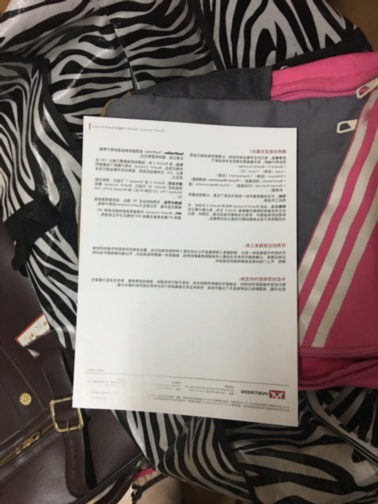
#> input picture data/001201.jpg, 378 x 504 px, given as the content of the folder g:/wrap/img2, which was not available
$ python main_all_photo.py   (older library calls are emulated)
#> lines starting #> are read from the running program, lines starting #| are printed output that depends on the picture; pictures that were not available may be replaced by others from this repository, and a replacement may not be noted
### corner_detection.py
import cv2
import numpy as np
import math
import time
import matplotlib.pyplot as plt
from utils import Conv2d
from lines_cross import *
from clear_grad_img import clear_grad_function
from find_out_line import find_final_points
from get_LSD_lines import get_LSD

'''
可调参数
@get_grad_img: grad阈值
'''
top_k = 8
low_thd = 100
up_thd = 200
theta_times = 2
rho_times = 2
corner_area = 20
vote_rate = 0.5
# [149 lines left out: functions filter2D, make_gauss_filter, get_grad_img4, get_grad_img1, get_grad_img2, not called in this run]

def get_grad_img3(gray_img):
    grad_img = cv2.GaussianBlur(gray_img, (7, 7), 0)
    #cv2.imshow("gaus",grad_img)


    grad_img = cv2.Canny(grad_img, low_thd, up_thd)
    return grad_img

def houghLines(grad_img):
    """
    从梯度图进行hough变换，检测直线
    :param grad_img: 梯度图
    :return: 检测出来的直线的极坐标表示
    """
    # --------------------------------------投票------------------------------------------
    rho_max = math.sqrt(grad_img.shape[0] * grad_img.shape[0] + grad_img.shape[1] * grad_img.shape[1])
    #rho_max = max(grad_img.shape)
    time1 = time.time()
    if theta_times != 0:
        m = 180*theta_times//2
    if rho_times != 0:
        n = int(max(grad_img.shape)*rho_times/2)
    #m, n = 180, int(rho_max)
    theta_range = np.linspace(0, np.pi, m)
    rho_range = np.linspace(-rho_max, rho_max, n)
    # 投票的表格
    vote_table = np.zeros(shape=(m, n))

    row_cor, col_cor = np.where(grad_img > 0)  # 挑出有选举权的点,假设有K个
    cor_mat = np.stack((row_cor, col_cor), axis=1)  # K*2
    K = cor_mat.shape[0]

    cos_theta = np.cos(theta_range)
    sin_theta = np.sin(theta_range)
    # 这是一个大坑，row实际对应的是y
    # theta_mat = np.stack((cos_theta, sin_theta), axis=0)  # 2*m
    theta_mat = np.stack((sin_theta, cos_theta), axis=0)  # 2*m

    y_mat = np.matmul(cor_mat, theta_mat)  # K*m

    rho_ind = (
            (y_mat - (-rho_max)) * (n - 1) / (rho_max - (-rho_max))
    ).astype(np.int32)  # K*m
    rho_ind = np.ravel(rho_ind, order='F')  # 在列方向stack

    theta_ind = np.arange(0, m)[:, np.newaxis]
    theta_ind = np.repeat(theta_ind, K)


    np.add.at(vote_table, (theta_ind, rho_ind), 1)  # 在vote_table中投票
    time2 = time.time()
    print("pre:{}".format(time2 - time1))
    # ----------------------------------过滤 1： 选出不同的直线-------------------------------
    # 取出top_k条不同的直线
    #top_k = top_k
    print("top_k=",top_k)
    top_vert = 0
    top_hori = 0
    # unravel_index: https://www.jianshu.com/p/a7e19847bd39 -> 将一维index转换到(m,n)维上
    argmax_ind = np.argsort(-vote_table.ravel(), )
    argmax_ind = np.unravel_index(argmax_ind, (m, n))
    argmax_ind = np.dstack(argmax_ind)
    time3 = time.time()
    print("top:{}".format(time3 - time2))
    argmax_ind = argmax_ind[0, :, :]
    valid_lines = np.zeros((top_k, 2))
    exist_num = 0

    #找主方向
    main_theta = 0
    for i in range(10):
        main_theta_ind,main_rho_ind = tuple(argmax_ind[i])
        temp_main_theta = theta_range[main_theta_ind]
        if temp_main_theta > 1.5:
            temp_main_theta2 = 3.141 - temp_main_theta
            if temp_main_theta2 < 0.3 or temp_main_theta2 > 1.2:
                main_theta = temp_main_theta
                break
        else:
            if temp_main_theta < 0.3 or temp_main_theta > 1.2:
                main_theta = temp_main_theta
                break

    # 在中心点的上下左右各设置一个数组，来保存合格的直线
    left_lines = []
    top_lines = []
    right_lines = []
    bottom_lines = []

    left_left_lines = []
    top_top_lines = []
    right_right_lines = []
    bottom_bottom_lines = []

    left_lines_offset = []
    top_lines_offset = []
    right_lines_offset = []
    bottom_lines_offset = []

    all_lines_stop = [1,1,1,1]
    left_num = 0
    top_num = 0
    right_num = 0
    bottom_num = 0
    time_ccc = time.time()
    for i in range(0, 500):
        row_ind, col_ind = tuple(argmax_ind[i])
        theta = theta_range[row_ind]
        rho = rho_range[col_ind]
        if theta==0 and rho==0:
            continue
        delta_theta = abs(theta-main_theta)
        if delta_theta>1.5:
            delta_theta = 3.141-delta_theta
        if delta_theta>0.25 and delta_theta<1.25:
            continue

        if is_new_line2(theta, rho, valid_lines, exist_num, grad_img.shape,
                       left_lines,top_lines,right_lines,bottom_lines, vote_table[row_ind,col_ind], all_lines_stop,
                        left_left_lines,top_top_lines,right_right_lines,bottom_bottom_lines,
                        left_lines_offset,top_lines_offset,right_lines_offset,bottom_lines_offset):
        # if is_new_line(theta, rho, valid_lines, exist_num, grad_img.shape,
        #                    left_lines, top_lines, right_lines, bottom_lines, vote_table[row_ind, col_ind],
        #                    all_lines_stop):
        #if True:
            # 遇到新的线了
            #水平的、竖直的每一种都至少取5个
            is_vert_line = np.abs(theta - 1.5) > 0.5
            if is_vert_line:
                if top_vert<(top_k//2):
                    valid_lines[exist_num][0] = theta
                    valid_lines[exist_num][1] = rho
                    top_vert += 1
                    exist_num += 1
            else :
                if top_hori<(top_k//2):
                    valid_lines[exist_num][0] = theta
                    valid_lines[exist_num][1] = rho
                    top_hori += 1
                    exist_num += 1
            if top_hori>=(top_k//2) and top_vert>=(top_k//2):
                break
            # [4 lines of commented-out code are left out]

    time_cccd = time.time()
    print("cccddd{}".format(time_cccd-time_ccc))
    return valid_lines,left_left_lines,top_top_lines,right_right_lines,bottom_bottom_lines

def out_boundary(p,shape):
    y,x = p
    h,w = shape
    if (0<x and x<w) and (0<y and y<h):
        return False
    else:
        return True

# [52 lines left out: functions out_boundary_too_far, is_too_small, get_area, not called in this run]


def detect_corners(gray_img, top_lines, grad_option, low_threshold, up_threshold, theta, rho, corner_area_len, gray_img_ori, vote_r):
    global top_k,low_thd,up_thd, theta_times, rho_times, corner_area, vote_rate
    top_k = top_lines
    low_thd = low_threshold
    up_thd = up_threshold
    theta_times = theta
    rho_times = rho
    corner_area = corner_area_len
    vote_rate = vote_r
    c="9"
    time1 = time.time()
    if grad_option==1:
        grad_img = get_grad_img1(gray_img)
    elif grad_option==2:
        grad_img = get_grad_img2(gray_img)
    else:
        grad_img = get_grad_img3(gray_img)

    # [8 lines of commented-out code are left out]
    time2 = time.time()
    print("get_grad_img:{}".format(time2 - time1))
    grad_img = clear_grad_function(grad_img,80)
    # [4 lines of commented-out code are left out]
    time3 = time.time()
    print("clear_grad_function:{}".format(time3 - time2))
    polar_lines,left_left_lines,top_top_lines,right_right_lines,bottom_bottom_lines = houghLines(grad_img)

    time4 = time.time()
    print("houghLines:{}".format(time4 - time3))
    # [43 lines of commented-out code are left out]

    time5 = time.time()
    print("drawlines:{}".format(time5 - time4))
    # -------------------------------计算交点----------------------------------
    # 1. 为了化简计算,把直线分成接近水平/垂直, 两种直线
    vert_ind = np.abs(polar_lines[:, 0] - 1.5) > 0.5
    vert_lines = polar_lines[vert_ind, :]  # 接近垂直的直线
    hori_lines = polar_lines[np.logical_not(vert_ind), :]  # 接近水平的直线

    # 排序: 为了能够组成正方形,先进行排序
    test = np.argsort(np.abs(vert_lines[:, 1]))
    vert_lines = vert_lines[test, :]

    test = np.argsort(np.abs(hori_lines[:, 1]))
    hori_lines = hori_lines[test, :]

    #将候选直线进行排列组合，两个一组
    vert_lines_actual = []
    hori_lines_actual = []
    for i in range(vert_lines.shape[0]):
        if not(vert_lines[i,0] == 0 and vert_lines[i,1] == 0):
            vert_lines_actual.append(vert_lines[i])
    for j in range(hori_lines.shape[0]):
        if not(hori_lines[j,0] == 0 and hori_lines[j,1] == 0):
            hori_lines_actual.append(hori_lines[j])

    vert_lines_actual = np.array(vert_lines_actual)
    hori_lines_actual = np.array(hori_lines_actual)
    num_vert_lines = vert_lines_actual.shape[0]
    num_hori_lines = hori_lines_actual.shape[0]
    num_vert_couples = num_vert_lines*(num_vert_lines-1)//2
    num_hori_couples = num_hori_lines * (num_hori_lines - 1) //2
    couples_vert = []
    couples_hori = []
    for i in range(num_vert_lines):
        for j in range(i+1,num_vert_lines):
            couples_vert.append([i,j])

    for i in range(num_hori_lines):
        for j in range(i+1,num_hori_lines):
            couples_hori.append([i,j])

    area_table = np.zeros((num_vert_couples,num_hori_couples))
    for i in range(num_vert_couples):
        for j in range(num_hori_couples):
            #下面计算每四条线的围成的四边形的面积
            temp_vert_lines = vert_lines_actual[couples_vert[i]]
            temp_hori_lines = hori_lines_actual[couples_hori[j]]
            area_table[i][j] = get_area_by_four_lines(temp_vert_lines,temp_hori_lines,gray_img.shape[:2], gray_img_ori)

    #求出最大的面积，以及其所对应的直线的index
    m,n = np.unravel_index(np.argmax(area_table),(num_vert_couples,num_hori_couples))
    final_vert_lines = vert_lines_actual[couples_vert[m]]
    final_hori_lines = hori_lines_actual[couples_hori[n]]
    points = get_corner_by_four_lines(final_vert_lines, final_hori_lines)
    points = np.array(points).reshape(2, 2, 2)

    time6 = time.time()
    print("area:{}".format(time6 - time5))

    left_top = points[0][0]
    left_bottom = points[0][1]
    right_top = points[1][0]
    right_bottom = points[1][1]

    #final_points = find_final_points(grad_img,left_top,right_top,right_bottom,left_bottom,left_left_lines,top_top_lines,right_right_lines,bottom_bottom_lines)

    point_seq = (left_top, right_top, right_bottom, left_bottom)


    return grad_img, point_seq

#将线段写入txt
# [7 lines left out: function write_lines, not called in this run]

#根据四条直线，计算所围成的面积
def get_area_by_four_lines(vert_lines,hori_lines, img_shape, gray_img):
    num_vert_lines = 2
    num_hori_lines = 2

    points = get_corner_by_four_lines(vert_lines,hori_lines)

    #判断四个角点是否出界
    out_nums = 0
    temp_i = 0
    for i in range(4):
        out_bd = out_boundary(points[i],img_shape)
        if out_bd:
            temp_i = i
            out_nums += 1
    if out_nums >= 2:
        return 0    #若有两个角点在界外，则直接返回0
    #如果只有一个角出界，则判断是否离边界太远
    if out_nums==1:
        out_bd_too_far = out_boundary_too_far(points[temp_i],img_shape)
        if out_bd_too_far:
            return 0#若有两个角点在界外，则直接返回0
    # [11 lines of commented-out code are left out]
    p0 = MyPoint(points[0][1],points[0][0])
    p1 = MyPoint(points[1][1],points[1][0])
    p2 = MyPoint(points[2][1], points[2][0])
    p3 = MyPoint(points[3][1], points[3][0])

    d = IsIntersec(p0, p1, p2, p3)
    if d==1:
        return 0

    #若

    # 3. 近似面积最大的为角点
    points = np.array(points).reshape(2, 2, 2)
    max_area = 0
    for i in range(num_vert_lines - 1):
        for j in range(num_hori_lines - 1):
            left_top = points[i][j]
            left_bottom = points[i][j + 1]
            right_top = points[i + 1][j]
            right_bottom = points[i + 1][j + 1]
            # area = get_approx_area(left_top, left_bottom, right_top, right_bottom)
            area = calc_area2(left_top, left_bottom, right_bottom) + calc_area2(left_top, right_top, right_bottom)
            if area > max_area:
                max_area = area
                point_seq = (left_top, right_top, right_bottom, left_bottom)
    return max_area
#传入一个点，判断该点是否为角点
# [32 lines left out: function check_corner, not called in this run]


#根据4条线，求4个交点
def get_corner_by_four_lines(vert_lines, hori_lines):
    all_points = []
    for i in range(2):
        for j in range(2):
            point = get_intersection_points(vert_lines[i], hori_lines[j])
            all_points.append([point[1], point[0]])

    return all_points

# [14 lines left out: function get_approx_area, not called in this run]
#通过三点直接求面积
def calc_area2(p1, p2, p3):
    (x1, y1), (x2, y2), (x3, y3) = p1,p2,p3
    return 0.5 * abs(x2 * y3 + x1 * y2 + x3 * y1 - x3 * y2 - x2 * y1 - x1 * y3)

# [38 lines left out: function is_new_line, not called in this run]

def is_new_line2(theta, rho, valid_data, exist_num, img_shape, left_lines,top_lines,right_lines,bottom_lines, line_vote, all_lines_stop,
                 left_left_lines,top_top_lines,right_right_lines,bottom_bottom_lines,
                 left_lines_offset,top_lines_offset,right_lines_offset,bottom_lines_offset):

    is_vert = np.abs(theta - 1.5) > 0.5

    centerX = img_shape[1]//2
    centerY = img_shape[0]//2
    a = np.cos(theta)
    b = np.sin(theta)
    x0 = a * rho
    y0 = b * rho
    x1 = int(x0 + 1000 * (-b))
    y1 = int(y0 + 1000 * (a))
    x2 = int(x0 - 1000 * (-b))
    y2 = int(y0 - 1000 * (a))
    dis =getDis(centerX,centerY,x1,y1,x2,y2)
    min_dis = min(img_shape)
    if dis < 0.2*min_dis:
        return False

    for i in range(exist_num):
        theta = 0 if theta - 3.1 > 0 else theta  # 角度3.1...和零度是一样的
        if theta - valid_data[i][0] < 0.2 and np.square(np.abs(rho) - np.abs(valid_data[i][1])) < 100:
            # 角度相近 & rho相近
            return False
        #求两直线的交点，若角点在图内，且夹角很小，则丢弃

        delta = abs(theta - valid_data[i][0])
        if delta>1.5:
            delta = 3.14-delta
        if delta > 0.001 and delta <1.2 :
            cross_point = get_intersection_points(np.array(valid_data[i]), [theta, rho])
            if cross_point[0]>-0.5*img_shape[0] and \
                cross_point[0]<1.5*img_shape[0] and \
                cross_point[1]>-0.5*img_shape[1] and \
                cross_point[1]<1.5*img_shape[1]:
                return False
    # 判断直线在中心点的上、下、左、又
    if is_vert:
        x3 = (x2 - x1) / (y2 - y1) * (centerY - y1) + x1
        if x3 > centerX:
            if len(right_lines) >= (top_k // 4):
                return False
            if right_lines==[]:
                right_lines.append(line_vote)
                right_lines_offset.append(x3)
            else:
                max_vote = max(right_lines)
                max_idx = right_lines.index(max_vote)
                if line_vote < max_vote*vote_rate:
                    all_lines_stop[0] = 0
                    if x3>right_lines_offset[max_idx]:
                        right_right_lines.append([theta,rho])
                    return False
                else:
                    right_lines.append(line_vote)
                    right_lines_offset.append(x3)
        else:
            if len(left_lines) >= (top_k // 4):
                max_vote = max(left_lines)
                max_idx = left_lines.index(max_vote)

                if x3 < left_lines_offset[max_idx]:
                    left_left_lines.append([theta, rho])
                return False
            if left_lines == []:
                left_lines.append(line_vote)
                left_lines_offset.append(x3)
            else:
                max_vote = max(left_lines)
                max_idx = left_lines.index(max_vote)
                if line_vote < max_vote * vote_rate:
                    all_lines_stop[1] = 0
                    # if x3<left_lines_offset[max_idx]:
                    #     left_left_lines.append([theta,rho])
                    return False
                else:
                    left_lines.append(line_vote)
                    left_lines_offset.append(x3)
    else:
        y3 = (y2 - y1) / (x2 - x1) * (centerX - x1) + y1
        if y3 > centerY:
            if len(bottom_lines) >= (top_k // 4):
                return False
            if bottom_lines == []:
                bottom_lines.append(line_vote)
                bottom_lines_offset.append(y3)
            else:
                max_vote = max(bottom_lines)
                max_idx = bottom_lines.index(max_vote)
                if line_vote < max_vote * vote_rate:
                    all_lines_stop[2] = 0
                    if y3>bottom_lines_offset[max_idx]:
                        bottom_bottom_lines.append([theta,rho])
                    return False
                else:
                    bottom_lines.append(line_vote)
                    bottom_lines_offset.append(y3)
        else:
            if len(top_lines) >= (top_k // 4):
                return False
            if top_lines == []:
                top_lines.append(line_vote)
                top_lines_offset.append(y3)
            else:
                max_vote = max(top_lines)
                max_idx = top_lines.index(max_vote)
                if line_vote < max_vote * vote_rate:
                    all_lines_stop[3] = 0
                    if y3<top_lines_offset[max_idx]:
                        top_top_lines.append([theta,rho])
                    return False
                else:
                    top_lines.append(line_vote)
                    top_lines_offset.append(y3)
    return True
#点到直线的距离
def getDis(pointX,pointY,lineX1,lineY1,lineX2,lineY2):
    a=lineY2-lineY1
    b=lineX1-lineX2
    c=lineX2*lineY1-lineX1*lineY2
    dis=(math.fabs(a*pointX+b*pointY+c))/(math.pow(a*a+b*b,0.5))
    return dis

def get_intersection_points(line1, line2):
    """
    由极坐标表示的line1, line2,求出角点(矩阵求解方程)
    :param line1: [theta1, rho1]
    :param line2: [theta2,rho2]
    :return: row, col
    """
    rho_mat = np.array(
        [line1[1], line2[1]]
    )
    theta_mat = np.array(

        [[np.cos(line1[0]), np.sin(line1[0])],
         [np.cos(line2[0]), np.sin(line2[0])]]
    )
    inv_theta_mat = np.linalg.inv(theta_mat)
    result = np.matmul(inv_theta_mat, rho_mat).astype(np.int32)
    return result.astype(np.int32)  # 由于是坐标,需要改成int


# [8 lines left out: function harries, not called in this run]


# [12 lines that do not run on import are left out]
    # [4 lines of commented-out code are left out]

### clear_grad_img.py
import cv2
import os
from queue import Queue
import numpy as np

def track_p(q, grad_img,flags,m, n, min_threshold):
    h, w = grad_img.shape
    count = 1 #统计联通像素个数
    flags[m, n] = 1
    q.put([m, n])
    link_points_h = []
    link_points_w = []
    link_points_h.append(m)
    link_points_w.append(n)
    while not q.empty():
        [m, n] = q.get()

        for i in range(-1, 2, 1):
            for j in range(-1, 2, 1):
                if m+i>=0 and m+i<h and n+j>0 and n+j<w:
                    if i == 0 and j == 0:
                        continue
                    if flags[m+i][n+j] == 1:
                        continue
                    if grad_img[m+i][n+j] == 0:
                        flags[m+i][n+j] = 1
                        continue
                    flags[m + i, n + j] = 1
                    q.put([m + i, n + j])
                    link_points_h.append(m + i)
                    link_points_w.append(n + j)
                    count += 1
    if count<min_threshold:
        grad_img[link_points_h,link_points_w] = 0

def clear_grad_function(grad_img, min_threshold):
    h, w = grad_img.shape
    flags = np.zeros([h, w])
    maxsize = 2000
    q = Queue(maxsize)
    for i in range(h):
        for j in range(w):
            if flags[i][j] == 0:#未被访问过
                if grad_img[i][j] > 0:#是边缘点
                    #进行判断该像素
                    track_p(q,grad_img,flags,i,j, min_threshold)
                else:
                    flags[i][j] = 1
    return grad_img

### lines_cross.py
#Python3.6
class MyPoint(): #定义类
    def __init__(self,x,y):
        self.x=x
        self.y=y

# [6 lines left out: function cross, not called in this run]

def IsIntersec(p1,p2,p3,p4): #判断两线段是否相交

    #快速排斥，以l1、l2为对角线的矩形必相交，否则两线段不相交
    if(max(p1.x,p2.x)>=min(p3.x,p4.x)    #矩形1最右端大于矩形2最左端
    and max(p3.x,p4.x)>=min(p1.x,p2.x)   #矩形2最右端大于矩形最左端
    and max(p1.y,p2.y)>=min(p3.y,p4.y)   #矩形1最高端大于矩形最低端
    and max(p3.y,p4.y)>=min(p1.y,p2.y)): #矩形2最高端大于矩形最低端

    #若通过快速排斥则进行跨立实验
        if(cross(p1,p2,p3)*cross(p1,p2,p4)<=0
           and cross(p3,p4,p1)*cross(p3,p4,p2)<=0):
            D=1
        else:
            D=0
    else:
        D=0
    return D

### main_all_photo.py
import os
import cv2
import numpy as np
from transform import cvtColor, warpAffine, computer_width_height
from corner_detection import detect_corners
from corner_detection1 import detect_corners1


import time

if __name__ == "__main__":
    files = os.listdir('g:/wrap/img2')
    for filename in files:
        time1 = time.time()
        path = os.path.join('g:/wrap/img2', filename)
        src_img = cv2.imread(path)
#> src_img is the input picture: shape (504, 378, 3); mean B, G, R 107.9, 111.7, 122.5
        gray_img = cv2.cvtColor(src_img,cv2.COLOR_BGR2GRAY)
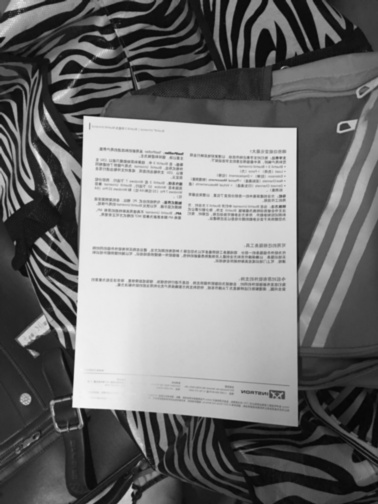
#> gray_img: shape (504, 378); min 4, max 246, mean 114.5
        gray_img_ori = np.copy(gray_img)
        kernel = cv2.getStructuringElement(cv2.MORPH_RECT, (5, 5))

        # 腐蚀图像
        #gray_img = cv2.erode(gray_img, kernel)
        gray_img = cv2.dilate(gray_img, kernel)
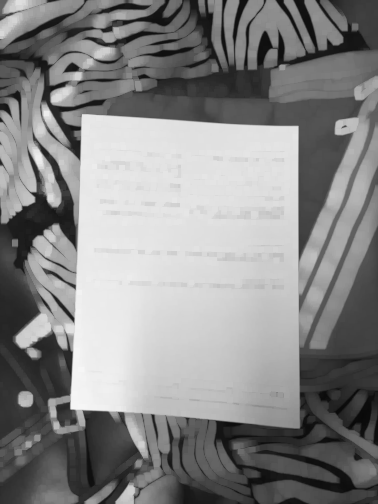
#> gray_img: shape (504, 378); min 9, max 246, mean 135.6

        detect_img, detected_corner = detect_corners(gray_img, 12, 3, 10, 40, 2, 1, 20, gray_img_ori, 0.8)
#> in get_grad_img3, `grad_img = cv2.GaussianBlur(gray_img, (7, 7), 0)`:
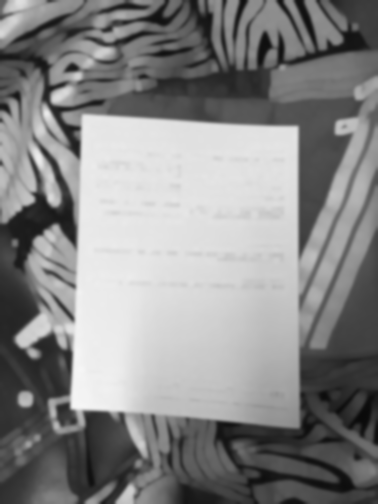
#> grad_img: shape (504, 378); min 9, max 246, mean 135.6
#> in get_grad_img3, `grad_img = cv2.Canny(grad_img, low_thd, up_thd)`:
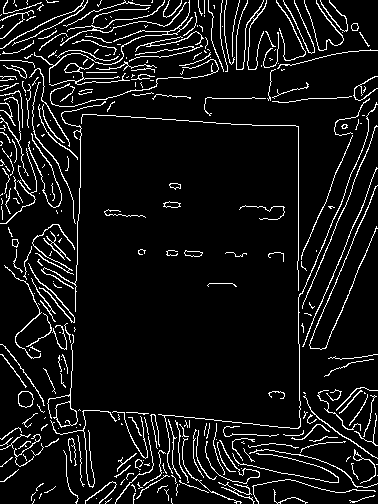
#> grad_img: shape (504, 378); 8% white in thin lines or dots
#> in detect_corners, `grad_img = clear_grad_function(grad_img,80)`:
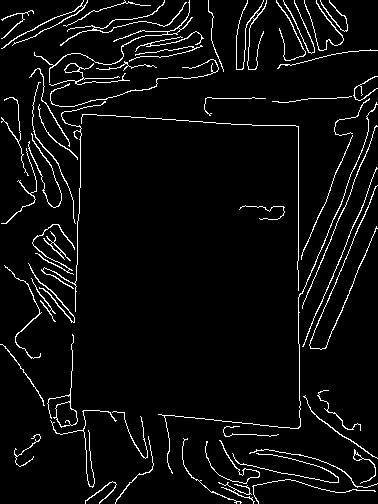
#> grad_img: shape (504, 378); 5% white in thin lines or dots
#> (the rest of the program and of its run is left out)
